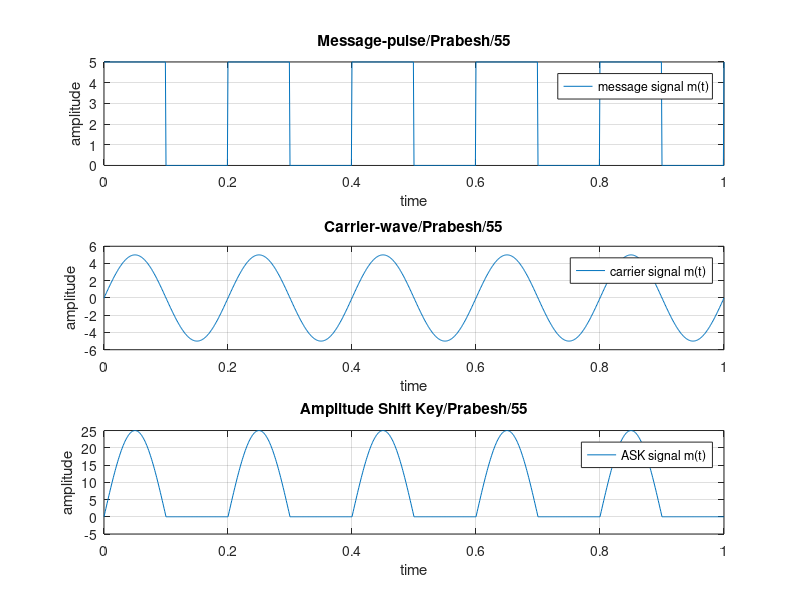

Source code (MATLAB):
clc;
close all;
clear all;
fc=input('Enter the frequency of carrier wave');
fp=input('Enter frequency of pulse');
amp=input('Enter amplitude');
t=0:0.001:1;
m=amp/2.*square(2*pi*fp*t)+(amp/2);
c=amp.*sin(2*pi*fc*t);
w=c.*m;
subplot(3,1,1);
plot(t,m);
xlabel('time');
ylabel('amplitude');
title('Message-pulse/Prabesh/55');
legend('message signal m(t)');
grid on;
subplot(3,1,2);
plot(t,c);
xlabel('time');
ylabel('amplitude');
title('Carrier-wave/Prabesh/55');
legend('carrier signal m(t)');
grid on;
subplot(3,1,3);
plot(t,w);
xlabel('time');
ylabel('amplitude');
title('Amplitude Shift Key/Prabesh/55');
legend('ASK signal m(t)');
grid on;